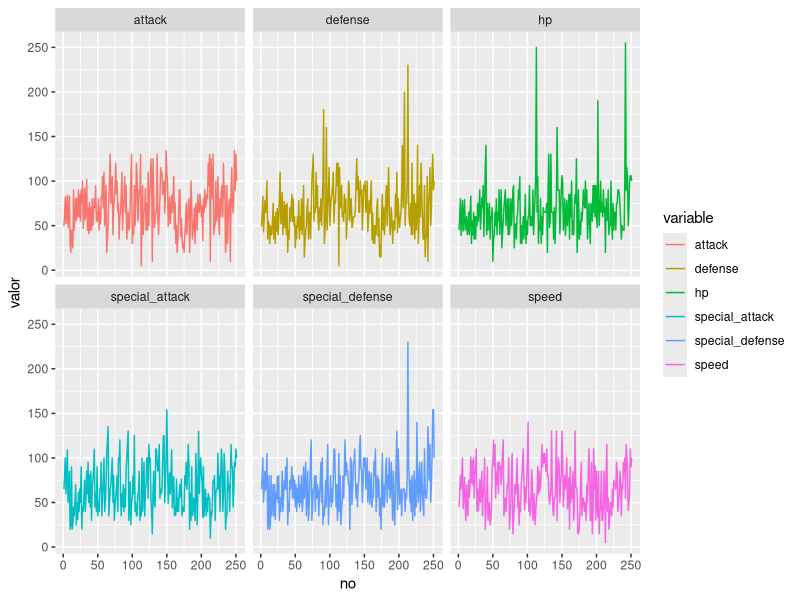

R code for this plot:
## ---- chunk 1
library("tidyverse")
library("knitr")

df_funciones_dplyr <- data_frame(
    Funcionalidad = c(
      'Seleccionar campos',
      'Seleccionar registros de acuerdo a un criterio',
      'Ordenar registros de acuerdo a uno o más campos',
      'Crear nuevas variables',
      'Preparar un data frame para calcular resúmenes por grupo',
      'Calcular resúmenes por grupo'
      ),
    Función = c(
      'select(diamonds, carat, cut)',
      'filter(diamonds, cut == "Ideal" | x > 4)',
      'arrange(diamonds, carat, depth)',
      'mutate(diamonds, dollars_per_carat = price / carat)',
      'diamonds_agrupado <- group_by(diamonds, cut)',
      'summarise(diamonds_agrupado, promedio_depth = mean(depth))'
    ),
    Interpretación = c(
      'Del data frame diamonds __seleccióname los campos__ carat y cut',
      'Del data frame diamonds __seleccióname los registros (filter)__ que cumplen "cut == "Ideal" o (|) "x > 4"',
      'Del data frame diamonds __ordéname los registros__ primero por carat y luego, los que tengan valores iguales, por depth',
      'Usando el data frame diamonds __créame la nueva columna__ dollars_per_carat definida como price / carat',
      'Usando el data frame diamonds, __prepárame los datos__ para calcular resúmenes por valor de la columna cut, y __asigna__ el resultado a la variable diamonds_agrupado',
      'Usando diamonds agrupado, __calcúlame el resumen__ llamado promedio depth definido como la media de depth'
    )
  )
  kable(df_funciones_dplyr)
## ---- chunk 2
diamonds_dollars_per_carat <- mutate(diamonds, dollars_per_carat = price / carat)
diamonds_dollars_per_carat

diamonds_dollars_per_carat_filtrado <- filter(diamonds_dollars_per_carat, dollars_per_carat < 4000)
diamonds_dollars_per_carat_filtrado

diamonds_dollars_per_carat_filtrado_ordenado <- arrange(diamonds_dollars_per_carat_filtrado, desc(dollars_per_carat))
diamonds_dollars_per_carat_filtrado_ordenado
## ---- chunk 3
diamonds %>% # Comenzando con el df diamonds:
  mutate(dollars_per_carat = price / carat) %>% # Calcúlame la variable dollars per carat ... LUEGO
  filter(dollars_per_carat < 4000) %>% # Seleccióname los registros en que la variable dollars_per_carat < 4000 LUEGO
  arrange(desc(dollars_per_carat)) # Ordéname en orden descendente por la variable dollars per carat
## ---- chunk 4
diamonds_transformado_1 <- diamonds %>%
  mutate(dollars_per_carat = price / carat) %>%
  filter(dollars_per_carat < 4000) %>%
  arrange(desc(dollars_per_carat))
diamonds_transformado_1
## ---- chunk 5
diamonds_transformado_2 <- diamonds %>%
  # Primero agrupo por combinación de cut y color, ya que lo necesito para calcular
  # los resúmenes por grupo
  group_by(cut, color) %>%
  # Luego calculo los resúmenes por grupo
  summarise(minimo_x = min(x), maximo_y = max(y)) %>%
  # Finalmente ordeno por color
  arrange(desc(color))
diamonds_transformado_2
## ---- chunk 6
tipos_caracter <- data_frame(
  id = c(1, 2, 3),
  tipo = c("letra", "número", "caracter especial")
)
kable(tipos_caracter, caption = "Tipos de caracter")

caracteres <- data_frame(
  id = 1:10,
  caracter = c("a", "2", "3", "1", "z", "5", "m", "7", "s", "x"),
  tipo_caracter_id = c(1, 2, 2, 2, 1, 2, 1, 2, 1, 1)
)
kable(caracteres, caption = "Caracteres", align = rep('c', 3))
## ---- chunk 7
# Definiendo las tablas anteriores (normalmente estas tablas se leerán de archivos
# CSV o bases de datos como se verá la siguiente clase).

tipos_caracter <- data_frame(
  id = c(1, 2, 3),
  tipo = c("letra", "número", "caracter especial")
)
tipos_caracter

caracteres <- data_frame(
  id = 1:10,
  caracter = c("a", "2", "3", "1", "z", "5", "m", "7", "s", "x"),
  tipo_caracter_id = c(1, 2, 2, 2, 1, 2, 1, 2, 1, 1)
)
caracteres

# Haciendo el join de las tablas anteriores
inner_join(caracteres, tipos_caracter, by = c("tipo_caracter_id" = "id"))

# Notemos que el orden importa para renombrar y ordenarlas columnas
inner_join(tipos_caracter, caracteres, by = c("id" = "tipo_caracter_id"))

# Existen muchos tipos de joins, y también joins por más de un campo. Para ver
# estas opciones consultar la ayuda de R: ?inner_join.
## ---- chunk 8
pacientes_enfermedad <- data_frame(
  Hospital = c(
    "Siglo XXI",
    "La Raza",
    "Xoco"
  ),
  Enfermedad_a = c(
    7,
    10,
    8
  ),
  Enfermedad_b = c(
    10,
    6,
    4
  ),
  Enfermedad_c = c(
    5,
    6,
    3
  )
)

kable(pacientes_enfermedad, caption = "Pacientes por enfermedad el día 7 de julio 2017")
## ---- chunk 9
pacientes_enfermedad_intento_gather <- data_frame(
  Hospital = c(
    rep("Siglo XXI", 3),
    rep("La Raza", 3),
    rep("Xoco", 3)
  ),
  Numero_pacientes = c(
    7,
    10,
    5,
    10,
    6,
    6,
    8,
    4,
    3
  )
)

kable(pacientes_enfermedad_intento_gather, caption = "Pacientes por enfermedad para cada hospital, día 7 de julio 2017")
## ---- chunk 10
# Definiendo la tabla anterior:
pacientes_enfermedad <- data_frame(
  hospital = c(
    "Siglo XXI",
    "La Raza",
    "Xoco"
  ),
  enfermedad_a = c(
    7,
    10,
    8
  ),
  enfermedad_b = c(
    10,
    6,
    4
  ),
  enfermedad_c = c(
    5,
    6,
    3
  )
)
pacientes_enfermedad

# Usando la función gather para transformar campos en registros:
# key: nombre de la columna con los nombres de los campos (ahora registros)
# value: nombre de la columna con los valores de los campos (numero_pacientes)
# lo que sigue son las columnas que definen los campos que se transformarán en renglones
pacientes_enfermedad_largos <- gather(pacientes_enfermedad, key = "enfermedad", value = "numero_pacientes", enfermedad_a, enfermedad_b, enfermedad_c)
pacientes_enfermedad_largos
## ---- chunk 11
# Viendo el data frame a expandir (spread). En este caso tenemos la columna
# de nombres de enfermedades (enfermedad), que se puede considerar como los nombres
# de nuestros campos, y numero_pacientes que se puede considerar como el valor
# de cada hospital en dichos campos:
pacientes_enfermedad_largos

# Usando la función spread para transformar registros en campos:
# key: variable cuyos valores definirán los nombres de nuestros campos. Para
# revertir el data frame usaremos "enfermedad"
# value: variable que llenará los nuevos campos.
pacientes_enfermedad_anchos <- spread(pacientes_enfermedad_largos, key = enfermedad, value = numero_pacientes)
pacientes_enfermedad_anchos

# Es interesante comparar con nuesro data frame inicial
pacientes_enfermedad
## ---- chunk 12
pacientes_hospital <- data_frame(
  enfermedad = c(
    "enfermedad_a",
    "enfermedad_b",
    "enfermedad_c"
  ),
  `La Raza` = c(10, 6, 6),
  `Siglo XXI` = c(7, 10, 5),
  `Xoco` = c(8, 4, 3)
)

kable(pacientes_hospital, caption="Pacientes por hospital para cada enfermedad, día 7 de julio del 2017")
## ---- chunk 13
instructores_curso_r <- data_frame(
  id = c(1,2,3),
  nombre = c(
    "Fernando Pardo",
    "Teresa Ortiz",
    "Julian_Equihua"
  )
)
instructores_curso_r

separate(instructores_curso_r, nombre, into = c("nombre", "apellido_1"))
## ---- chunk 14
NA # Dato Faltante
NA + 3 # No se + 3 = No se
NA * 3 # No se * 3 = No se
is.na(NA) # Un operador binario para preguntar si un dato es faltante (NA)
is.na(5.3)
is.na(FALSE)
FALSE | NA # No se cuánto da FALSE ó NA
TRUE | NA # Pero TRUE o NA sí, porque sabemos que verdadero ó lo que sea ya es verdadero: como (5 > 3) | (1 > 3)
NA > 5 # ¿Es NO SE > 5? NO SE
NA == NA #¿Es NO SE igual a NO SE? NO SE
sum(c(4, 5, 6, NA)) # No se cuanto da la suma de algo 4, 5, 6, y no se.
sum(c(4, 5, 6, NA), na.rm = TRUE) # Pero puedo decirle a R que remueva los NA's
mean(c(4, 5, 6, NA), na.rm = TRUE)

# Dado un data frame con datos faltantes
registro <- data_frame(
  id = c(1, 2, 3),
  persona = c("Fernando", NA, "Julián"),
  numero_socio = c(13, 12, NA)
)
registro

# Puedo seleccionar renglones con NA:
registro %>%
  filter(is.na(persona))

# O renglones sin NA:
registro %>%
  filter(!is.na(persona))

# Puedo usar las reglas anteriores para calcular nuevas columnas:
registro %>%
  mutate(numero_socio_nuevo = numero_socio + 1)

# Puedo ordenar y los NA's quedan al final
registro %>%
  arrange(numero_socio)

# Puedo ordenar y los NA's quedan al final
registro %>%
  arrange(desc(numero_socio))

# Tengo que tener cuidado con calcular resúmenes de data frames que contienen NA's
registro %>%
  summarise(promedio = mean(numero_socio))

# Pero puedo arreglarlo fácilmente
registro %>%
  summarise(promedio = mean(numero_socio, na.rm = TRUE))
## ---- chunk 15
# Se puede preguntar por la clase de un objeto, que corresponde al tipo de datos
# en el caso de vectores o valores individuales (en realidad son vectores de longitud 1)
class(5)
class(c(5.3, 2))
class(TRUE)
class("este es un string")

# Se puede revisar la clase de cada columna de un data frame con la función "glimpse"
glimpse(diamonds) # ord son factores ordenados, básicamente strings a los que
# se les asigna un orden.

# Se puede preguntar la clase de un objeto
is.integer(5.3)
is.logical(TRUE)
is.character(2)
is.factor("gato")
is.factor(as.factor("gato"))

# Se puede trabajar con fechas usando el paquete "lubridate"
library("lubridate")
is.Date("26/07/2017")
as.Date("26/07/2017") %>%
  is.Date()
## ---- chunk 16
ataque_pokemon <- read_csv("datos/ataque_pokemon.csv")
ataque_pokemon
## ---- chunk 17
ataque_pokemon <- read_csv("datos/ataque_pokemon.csv")
glimpse(ataque_pokemon)

defensa_pokemon <- read_csv("datos/defensa_pokemon.csv")
glimpse(defensa_pokemon)

velocidad_hp_pokemon <- read_csv("datos/velocidad_hp_pokemon.csv")
glimpse(velocidad_hp_pokemon)

datos_plot <- ataque_pokemon %>%
  inner_join(defensa_pokemon, by = c("no" = "no", "name" = "name")) %>%
  inner_join(velocidad_hp_pokemon, by = "name") %>%
  gather("variable", "valor", attack, special_attack, defense, special_defense, speed, hp)

ggplot(data = datos_plot, aes(x = no, y = valor, colour = variable)) +
  geom_line() +
  facet_wrap(~variable)
